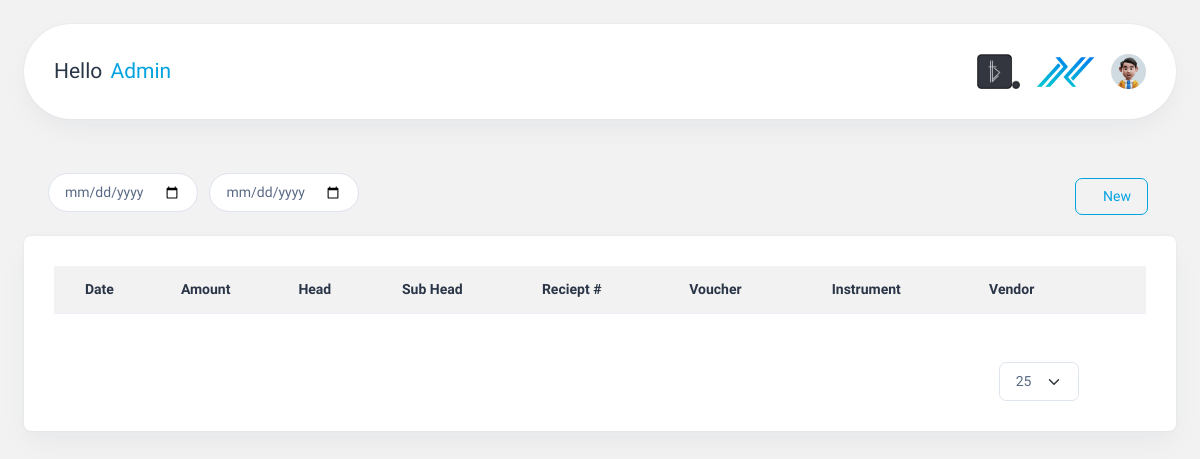
Before: / (signed in) with the older database file.
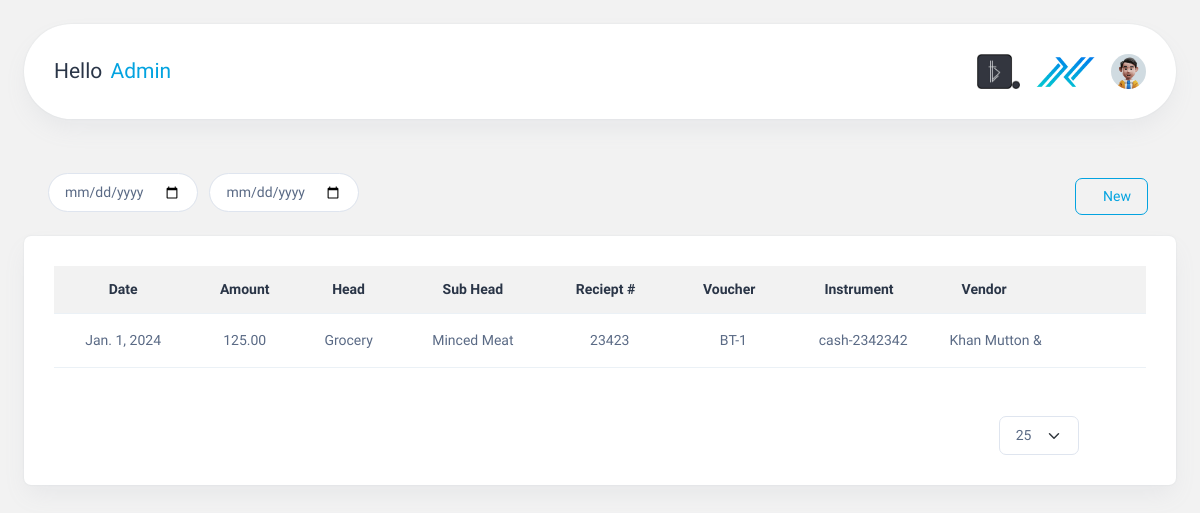
After: the same page with the newer database file.
### Accountapp/models.py (models this page shows, shortened)
class AccountingEntry(models.Model):
    date = models.DateField(auto_now_add=True)
    amount = models.DecimalField(max_digits=20, decimal_places=2)
    head = models.ForeignKey(Head, on_delete=models.CASCADE)
    sub_head = models.ForeignKey(Shead, on_delete=models.CASCADE)
    description = models.TextField()
    receipt_number = models.CharField(max_length=20)
    charge_by = models.ForeignKey(
        charge, on_delete=models.CASCADE, null=True, blank=True
    )
    voucher = models.CharField(max_length=50, null=True, blank=True, unique=True)
    paid_by = models.ForeignKey(paid, on_delete=models.CASCADE, null=True, blank=True)
    claim_by = models.ForeignKey(claim, on_delete=models.CASCADE, null=True, blank=True)
    instrument = models.CharField(
        max_length=10,
        null=True,
        blank=True,
        choices=[("cash", "Cash"), ("cheque", "Cheque"), ("online", "Online Transfer"),("card","Card")],
    )
    cash_number = models.CharField(max_length=20, default=0, null=True, blank=True)
    cheque_number = models.CharField(max_length=20, default=0, null=True, blank=True)
    online_number = models.CharField(max_length=20, default=0, null=True, blank=True)
    card_number = models.CharField(max_length=4, default=0, null=True, blank=True)
    vendors = models.ForeignKey(Vendor, null=True, blank=True, on_delete=models.CASCADE)
    attachments = models.FileField(upload_to="attachments/", null=True, blank=True)
    comments = models.TextField()

class Head(models.Model):
    name = models.CharField(max_length=50)

class Shead(models.Model):
    head = models.ForeignKey(Head, on_delete=models.CASCADE)
    name = models.CharField(max_length=50)
    class Meta:
        verbose_name = "Sub Head"
        verbose_name_plural = "Sub Heads"
    def __str__(self):
        return self.name

class Vendor(models.Model):
    name = models.CharField(max_length=50, unique=True)
    def __str__(self):
        return self.name

### Accountapp/views.py (the view)
# urls.py: path("", views.showresult, name="submitfile"),
@login_required(login_url="signin")
def showresult(request):
    user = request.user
    accounting_form = AccountingEntry.objects.all().order_by("-id")
    today = date.today()
    return render(request, "submit.html", locals())

### Accountapp/templates/submit.html (shortened to what the changed rows need)
<!DOCTYPE html>
<html lang="en">
  <head>
    {% load static %}
    {% load humanize %}
    <link rel="stylesheet" href="https://code.jquery.com/ui/1.12.1/themes/base/jquery-ui.css" />
    <link rel="stylesheet" href="{% static 'css/styles.min.css' %}" />
    <link rel="stylesheet" href="{% static 'css/custom.css' %}" />
    <link rel="stylesheet" href="https://cdn.jsdelivr.net/npm/bootstrap-datepicker@1.9.0/dist/css/bootstrap-datepicker.min.css" />
  </head>
  <body>
    <div class="page-wrapper" id="main-wrapper" data-layout="horizontal" data-navbarbg="skin6" data-header-position="fixed">
      <div class="body-wrapper">
        <div class="container-fluid pt-3">
          <div class="card">
            <div class="card-body">
              <div class="table-responsive">
                <table id="accounting-table" class="table text-nowrap mb-0 align-middle">
                  <thead class="text-dark fs-4 text-center">
                    <tr>
                      <th>Date</th>
                      <th>Amount</th>
                      <th>Head</th>
                      <th>Sub Head</th>
                      <th>
                        Reciept # <a id="drop2" data-bs-toggle="dropdown" aria-expanded="false" class="btn btn-primary text-primary" style="background-color: transparent; border: none; padding: 0; margin: -2px -6px -3px 0px;"><i class="ti ti-chevron-down"></i></a>
                      </th>
                      <th>
                        Voucher <button id="drop2" data-bs-toggle="dropdown" aria-expanded="false" class="btn btn-primary text-primary" style="background-color: transparent; border: none; padding: 0; margin: -2px -6px -3px 0px;"><i class="ti ti-chevron-down"></i></button>
                      </th>
                      <th>
                        Instrument <button id="drop2" data-bs-toggle="dropdown" aria-expanded="false" class="btn btn-primary text-primary" style="background-color: transparent; border: none; padding: 0; margin: -2px -6px -3px 0px;"><i class="ti ti-chevron-down"></i></button>
                      </th>
                      <th>
                        Vendor <button id="drop2" data-bs-toggle="dropdown" aria-expanded="false" class="btn btn-primary text-primary" style="background-color: transparent; border: none; padding: 0; margin: -2px -6px -3px 0px;"><i class="ti ti-chevron-down"></i></button>
                      </th>
                      <th>
                        <div class="d-flex justify-content-center">
                          <div>
                            <a class="nav-icon-hover text-primary" href="javascript:void(0)" id="drop3" data-bs-toggle="dropdown" aria-expanded="false"><i class="ti ti-dots" style="font-size: 1rem;"></i></a>
                          </div>
                        </div>
                      </th>
                    </tr>
                  </thead>
                  <tbody>
                    {% for entry in accounting_form|slice:':' %}
                      <tr class="text-center">
                        <td>{{ entry.date }}</td>
                        <td>{{ entry.amount|floatformat:2|intcomma }}</td>
                        <td>{{ entry.head.name }}</td>
                        <td>{{ entry.sub_head }}</td>
                        <td>{{ entry.receipt_number }}</td>
                        <td>{{ entry.voucher }}</td>
                        {% if entry.instrument == 'cash' or entry.instrument == 'Cash' %}
                          <td class="instrument">{{ entry.instrument }}-{{ entry.cash_number }}</td>
                        {% elif entry.instrument == 'Cheque' or entry.instrument == 'cheque' %}
                          <td class="instrument">{{ entry.instrument }}-{{ entry.cheque_number }}</td>
                        {% elif entry.instrument == 'Card' or entry.instrument == 'card' %}
                          <td class="instrument">{{ entry.instrument }}-{{ entry.card_number }}</td>
                        {% else %}
                          <td class="instrument">{{ entry.instrument }}-{{ entry.online_number }}</td>
                        {% endif %}
                        <td class="vendor">{{ entry.vendors }}</td>
                        <td>
                          <button class="text-primary accordion-toggle" data-target="#details{{ entry.id }}" style="background-color: transparent; border: none; padding: 0;"><i class="ti ti-chevron-down" style="font-size: 1.1rem;"></i></button>
                          {% if entry.date == today %}
                            <a href="{% url 'editfile' entry.id %}" class="edit-button text-nowrap text-primary"><i class="ti ti-edit" style="font-size: 1.1rem;"></i></a>
                            <a href="{% url 'deletefile' entry.id %}" class="delete-button text-nowrap text-primary" onclick="return confirm('Are you sure you want to delete this entry?');"><i class="ti ti-trash" style="font-size: 1.1rem;"></i></a>
                          {% else %}
                            <span class="edit-button disabled text-nowrap text-primary"><i class="ti ti-edit" style="font-size: 1.1rem;"></i></span>
                            <span class="delete-button disabled text-nowrap text-primary"><i class="ti ti-trash" style="font-size: 1.1rem;"></i></span>
                          {% endif %}
                        </td>
                      </tr>
                    {% endfor %}
                  </tbody>
                </table>
              </div>
            </div>
          </div>
        </div>
      </div>
    </div>
  </body>
</html>

Changed rows visible on the page:
added AccountingEntry: date "Jan. 1, 2024", amount "125.00", head.name "Grocery", sub_head "Minced Meat", receipt_number "23423", voucher "BT-1", instrument "cash", cash_number "2342342", vendors "Khan Mutton &…"
